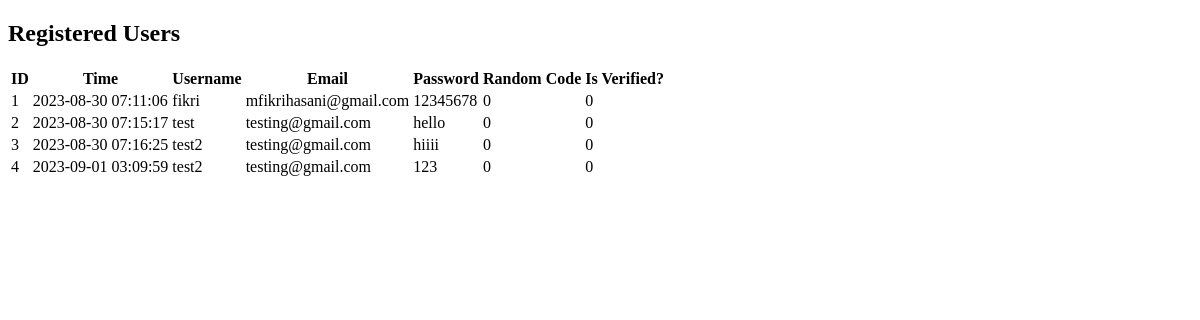
/users, run on an earlier commit of the app's database.
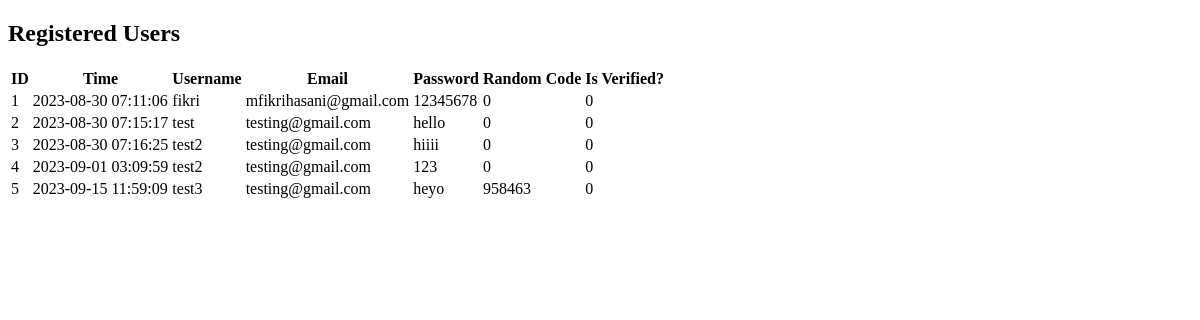
And on a later commit of the database.
### tables this page shows
CREATE TABLE "user" (
	"id"	INTEGER,
	"created"	TIMESTAMP NOT NULL DEFAULT CURRENT_TIMESTAMP,
	"username"	VARCHAR(10) NOT NULL,
	"email"	VARCHAR(10) NOT NULL,
	"pass"	VARCHAR(10) NOT NULL,
	"RandomCode"	INTEGER NOT NULL DEFAULT 0,
	"DefiniteUser"	INTEGER NOT NULL DEFAULT 0,
	PRIMARY KEY("id" AUTOINCREMENT)
);

### Main.py (the view)
@app.route('/users')
def users():
    user = Users()
    data = user.getAll()
    return render_template('users.html', users=data)

### Models/Users.py (called while the page is built)
    def getAll(self):
        self.data = []
        data = self.conn.execute("SELECT * FROM user").fetchall()
        self.conn.close()
        return data

### templates/users.html (shortened to what this page needs)
<!DOCTYPE html>
<html>
<head>
</head>
<body>
    <h2>Registered Users</h2>
    <table>
        <thead>
            <tr>
                <th>ID</th>
                <th>Time</th>
                <th>Username</th>
                <th>Email</th>
                <th>Password</th>
                <th>Random Code</th>
                <th>Is Verified?</th>
            </tr>
        </thead>
        <tbody>
            {% for user in users %}
                <tr>
                    <td>{{ user[0] }}</td>
                    <td>{{ user[1] }}</td>
                    <td>{{ user[2] }}</td>
                    <td>{{ user[3] }}</td>
                    <td>{{ user[4] }}</td>
                    <td>{{ user[5] }}</td>
                    <td>{{ user[6] }}</td>
                </tr>
            {% endfor %}
        </tbody>
    </table>
</body>
</html>

What changed in the data, as far as the page shows it:
added user: id "5", created "2023-09-15 11:59:09", username "test3", email "testing@gmail.com", pass "heyo", RandomCode "958463", DefiniteUser "0"
